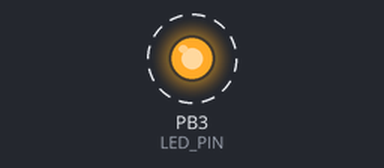
Bench run of a program on a simulated ATmega328P, built with avr-gcc and emulated at 8 MHz (the files do not name the chip). Parts: output pins drawn as LEDs (lit = HIGH). Dashed ring = blinking.

Above: at 0.5 s.
Timing chart, 0 to 4.6 s (numbered marks = the images above):
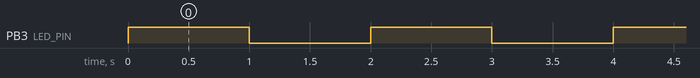

The program:

main.c
```c
#define F_CPU	8000000UL // 8 MHz clock speed
#include <avr/io.h>       // Defines macros for register addresses
#include <util/delay.h>    // Defines _delay_ms() for delay


#define LED_PIN PB3       // Define the LED pin as PB0

void main(void) {
    // Set PB0 as an output
    DDRB |= (1 << LED_PIN);     // DDRB is the Data Direction Register for Port B

    // Main loop
    while (1) {
        // Turn LED on
        PORTB |= (1 << LED_PIN);  // Set PB0 high

        _delay_ms(1000);          // Delay for 1000 milliseconds

        // Turn LED off
        PORTB &= ~(1 << LED_PIN); // Set PB0 low

        _delay_ms(1000);          // Delay for 1000 milliseconds
    }
}
```

Measured:
- by itself, PB3 (LED_PIN): alternates HIGH for 1.0 s and LOW for 1.0 s
